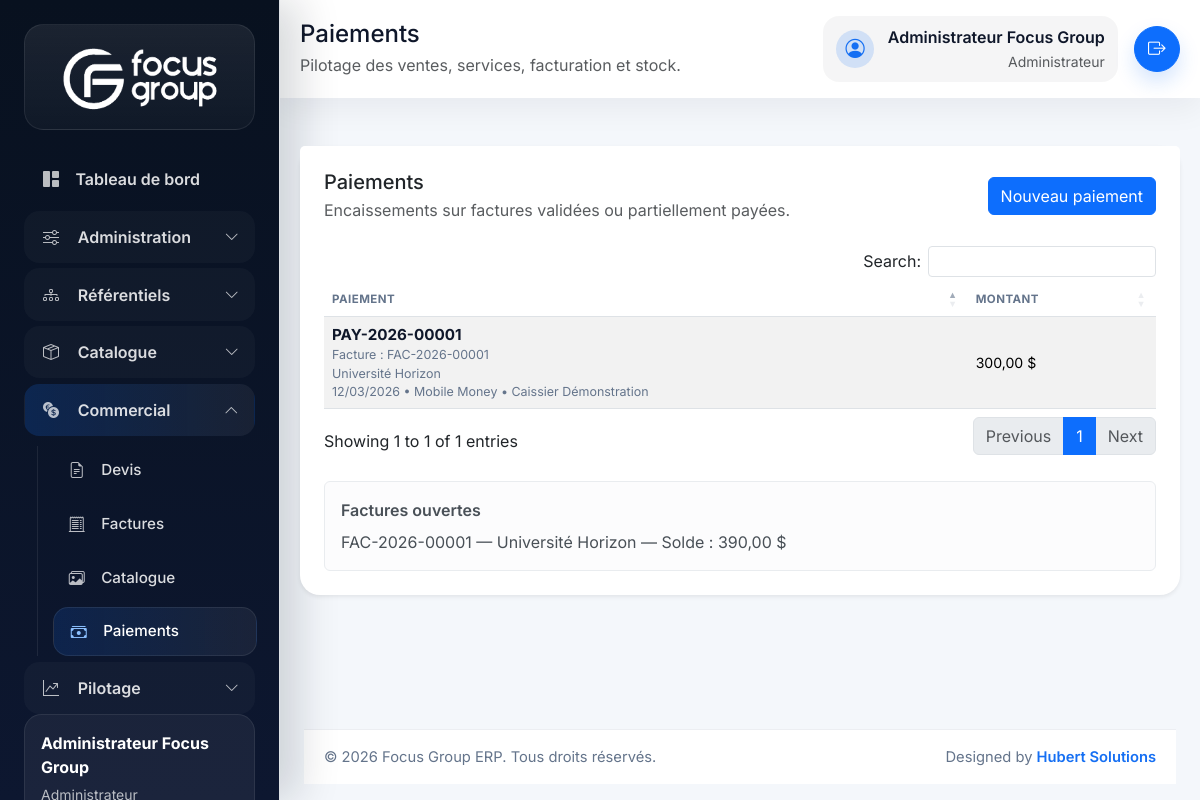
The app's page /index.php/payments (signed in) with its own data.
### tables this page shows
CREATE TABLE payments (
    id BIGINT UNSIGNED AUTO_INCREMENT PRIMARY KEY,
    invoice_id BIGINT UNSIGNED NOT NULL,
    payment_number VARCHAR(30) NOT NULL UNIQUE,
    payment_date DATE NOT NULL,
    amount DECIMAL(18,2) NOT NULL,
    method ENUM('cash', 'mobile_money', 'bank_transfer', 'card', 'cheque', 'other') NOT NULL DEFAULT 'cash',
    reference VARCHAR(100) NULL,
    notes TEXT NULL,
    received_by BIGINT UNSIGNED NOT NULL,
    deleted_at DATETIME NULL,
    created_at DATETIME NOT NULL DEFAULT CURRENT_TIMESTAMP,
    updated_at DATETIME NOT NULL DEFAULT CURRENT_TIMESTAMP ON UPDATE CURRENT_TIMESTAMP,
    CONSTRAINT fk_payments_invoice FOREIGN KEY (invoice_id) REFERENCES invoices(id),
    CONSTRAINT fk_payments_user FOREIGN KEY (received_by) REFERENCES users(id)
);

CREATE TABLE invoices (
    id BIGINT UNSIGNED AUTO_INCREMENT PRIMARY KEY,
    quote_id BIGINT UNSIGNED NULL,
    shop_id BIGINT UNSIGNED NULL,
    client_id BIGINT UNSIGNED NOT NULL,
    invoice_number VARCHAR(30) NOT NULL UNIQUE,
    invoice_date DATE NOT NULL,
    due_date DATE NULL,
    status ENUM('draft', 'validated', 'partial_paid', 'paid', 'cancelled') NOT NULL DEFAULT 'draft',
    currency_code VARCHAR(10) NOT NULL DEFAULT 'USD',
    subtotal DECIMAL(18,2) NOT NULL DEFAULT 0,
    discount_amount DECIMAL(18,2) NOT NULL DEFAULT 0,
    tax_rate DECIMAL(5,2) NOT NULL DEFAULT 0.00,
    tax_amount DECIMAL(18,2) NOT NULL DEFAULT 0,
    grand_total DECIMAL(18,2) NOT NULL DEFAULT 0,
    amount_paid DECIMAL(18,2) NOT NULL DEFAULT 0,
    balance_due DECIMAL(18,2) NOT NULL DEFAULT 0,
    notes TEXT NULL,
    validated_at DATETIME NULL,
    cancelled_at DATETIME NULL,
    created_by BIGINT UNSIGNED NOT NULL,
    validated_by BIGINT UNSIGNED NULL,
    deleted_at DATETIME NULL,
    created_at DATETIME NOT NULL DEFAULT CURRENT_TIMESTAMP,
    updated_at DATETIME NOT NULL DEFAULT CURRENT_TIMESTAMP ON UPDATE CURRENT_TIMESTAMP,
    CONSTRAINT fk_invoices_quote FOREIGN KEY (quote_id) REFERENCES quotes(id),
    CONSTRAINT fk_invoices_shop FOREIGN KEY (shop_id) REFERENCES shops(id),
    CONSTRAINT fk_invoices_client FOREIGN KEY (client_id) REFERENCES clients(id),
    CONSTRAINT fk_invoices_created_by FOREIGN KEY (created_by) REFERENCES users(id),
    CONSTRAINT fk_invoices_validated_by FOREIGN KEY (validated_by) REFERENCES users(id)
);

CREATE TABLE clients (
    id BIGINT UNSIGNED AUTO_INCREMENT PRIMARY KEY,
    client_code VARCHAR(30) NOT NULL UNIQUE,
    company_name VARCHAR(150) NOT NULL,
    contact_name VARCHAR(150) NULL,
    phone VARCHAR(30) NULL,
    email VARCHAR(150) NULL,
    address TEXT NULL,
    city VARCHAR(100) NULL,
    tax_number VARCHAR(100) NULL,
    notes TEXT NULL,
    is_active TINYINT(1) NOT NULL DEFAULT 1,
    deleted_at DATETIME NULL,
    created_at DATETIME NOT NULL DEFAULT CURRENT_TIMESTAMP,
    updated_at DATETIME NOT NULL DEFAULT CURRENT_TIMESTAMP ON UPDATE CURRENT_TIMESTAMP
);

CREATE TABLE users (
    id BIGINT UNSIGNED AUTO_INCREMENT PRIMARY KEY,
    role_id BIGINT UNSIGNED NOT NULL,
    shop_id BIGINT UNSIGNED NULL,
    full_name VARCHAR(150) NOT NULL,
    email VARCHAR(150) NOT NULL UNIQUE,
    phone VARCHAR(30) NULL,
    password VARCHAR(255) NOT NULL,
    avatar VARCHAR(255) NULL,
    is_active TINYINT(1) NOT NULL DEFAULT 1,
    last_login_at DATETIME NULL,
    deleted_at DATETIME NULL,
    created_at DATETIME NOT NULL DEFAULT CURRENT_TIMESTAMP,
    updated_at DATETIME NOT NULL DEFAULT CURRENT_TIMESTAMP ON UPDATE CURRENT_TIMESTAMP,
    CONSTRAINT fk_users_role FOREIGN KEY (role_id) REFERENCES roles(id),
    CONSTRAINT fk_users_shop FOREIGN KEY (shop_id) REFERENCES shops(id)
);

### app/Core/Controller.php (called while the page is built, shortened)
<?php
class Controller
{
    public function render(string $view, array $data = [], string $layout = 'app'): void
    {
        extract($data, EXTR_SKIP);
        $viewFile = view_path($view);
        require $viewFile;
    }
}

### app/Controllers/PaymentController.php (called while the page is built, shortened)
<?php
final class PaymentController extends Controller
{
    public function index(): void
    {
        $this->render('payments.index', [
            'pageTitle' => 'Paiements',
            'payments' => (new Payment())->all(),
            'openInvoices' => (new Invoice())->payableOptions(),
        ]);
    }
}

### app/Core/Router.php (called while the page is built, shortened)
<?php
final class Router
{
    private array $routes = [];
    private function addRoute(string $method, string $uri, array $action, array $middleware = []): void
    {
        $this->routes[$method][$this->normalizePath($uri)] = [
            'action' => $action,
            'middleware' => $middleware,
        ];
    }
    public function dispatch(string $method, string $uri): void
    {
        $path = $this->normalizeRequestUri($uri);
        $route = $this->routes[$method][$path] ?? null;
        try {
            [$controllerClass, $controllerMethod] = $route['action'];
            $controller = new $controllerClass();
            $controller->{$controllerMethod}();
        } catch (Throwable $throwable) {
            http_response_code(500);
            $this->renderError(500, 'Erreur interne', $throwable->getMessage());
        }
    }
    private function normalizeRequestUri(string $uri): string
    {
        $path = parse_url($uri, PHP_URL_PATH) ?: '/';
        if ($path === '/index.php') {
            $path = '/';
        } elseif (str_starts_with($path, '/index.php/')) {
            $path = substr($path, strlen('/index.php')) ?: '/';
        }
        return $this->normalizePath($path);
    }
    private function normalizePath(string $path): string
    {
        $path = '/' . trim($path, '/');
        return $path === '//' ? '/' : (rtrim($path, '/') ?: '/');
    }
}

### index.php (called while the page is built, shortened)
<?php
$appConfig = require __DIR__ . '/config/app.php';
require __DIR__ . '/app/Helpers/functions.php';
$router = new Router();
$router->dispatch($_SERVER['REQUEST_METHOD'] ?? 'GET', $_SERVER['REQUEST_URI'] ?? '/');

### app/Helpers/functions.php (called while the page is built, shortened)
<?php
if (!function_exists('config')) {
    function config(?string $key = null, mixed $default = null): mixed
    {
        $config = $GLOBALS['config'] ?? [];
        $segments = explode('.', $key);
        $value = $config;
        foreach ($segments as $segment) {
            $value = $value[$segment];
        }
        return $value;
    }
}
if (!function_exists('url')) {
    function url(string $path = ''): string
    {
        $baseUrl = rtrim((string) config('app.base_url', ''), '/');
        $path = '/' . ltrim($path, '/');
        $routePrefix = rtrim((string) config('app.route_prefix', ''), '/');
        if (str_starts_with($path, '/public/')) {
            return ($baseUrl === '' ? '' : $baseUrl) . $path;
        }
        $prefix = $routePrefix === '' ? '' : $routePrefix;
        return ($baseUrl === '' ? '' : $baseUrl) . $prefix . $path;
    }
}
if (!function_exists('e')) {
    function e(?string $value): string
    {
        return htmlspecialchars((string) $value, ENT_QUOTES, 'UTF-8');
    }
}
if (!function_exists('payment_method_label')) {
    function payment_method_label(?string $method): string
    {
        return match (strtolower(trim((string) $method))) {
            'cash' => 'Espèces',
            'mobile_money' => 'Mobile Money',
            'bank' => 'Banque',
            'bank_transfer' => 'Virement',
            'card' => 'Carte',
            'cheque' => 'Chèque',
            'credit' => 'À crédit',
            'other' => 'Autre',
            default => ucfirst(str_replace('_', ' ', trim((string) $method))),
        };
    }
}
if (!function_exists('currency_options')) {
    function currency_options(): array
    {
        return [
            'USD' => 'USD ($)',
            'CDF' => 'CDF',
        ];
    }
}
if (!function_exists('normalize_currency_code')) {
    function normalize_currency_code(mixed $value): string
    {
        $currency = strtoupper(trim((string) $value));
        return array_key_exists($currency, currency_options()) ? $currency : 'USD';
    }
}
if (!function_exists('currency_symbol')) {
    function currency_symbol(mixed $currencyCode): string
    {
        return normalize_currency_code($currencyCode) === 'USD' ? '$' : 'CDF';
    }
}
if (!function_exists('format_money')) {
    function format_money(mixed $amount, mixed $currencyCode = 'USD'): string
    {
        return number_format((float) $amount, 2, ',', ' ') . ' ' . currency_symbol($currencyCode);
    }
}

### app/Models/Payment.php (called while the page is built, shortened)
<?php
final class Payment extends Model
{
    public function all(): array
    {
        $sql = 'SELECT p.*, i.invoice_number, i.currency_code, c.company_name AS client_name, u.full_name AS user_name
                FROM payments p
                INNER JOIN invoices i ON i.id = p.invoice_id
                INNER JOIN clients c ON c.id = i.client_id
                INNER JOIN users u ON u.id = p.received_by
                WHERE p.deleted_at IS NULL
                ORDER BY p.id DESC';
        return $this->db->query($sql)->fetchAll();
    }
}

### app/Models/Invoice.php (called while the page is built, shortened)
<?php
final class Invoice extends Model
{
    public function payableOptions(): array
    {
        $sql = "SELECT i.id, i.invoice_number, i.balance_due, i.currency_code, c.company_name AS client_name
                FROM invoices i
                INNER JOIN clients c ON c.id = i.client_id
                WHERE i.deleted_at IS NULL
                  AND i.status IN ('validated', 'partial_paid')
                  AND i.balance_due > 0
                ORDER BY i.id DESC";
        return $this->db->query($sql)->fetchAll();
    }
}

### app/Views/payments/index.php (the view)
<div class="card border-0 shadow-sm">
    <div class="card-header bg-white border-0 pt-4 px-4 d-flex justify-content-between align-items-center">
        <div>
            <h3 class="h5 mb-1">Paiements</h3>
            <p class="text-muted mb-0">Encaissements sur factures validées ou partiellement payées.</p>
        </div>
        <a href="<?= e(url('/payments/create')); ?>" class="btn btn-primary">Nouveau paiement</a>
    </div>
    <div class="card-body px-4 pb-4">
        <div class="table-responsive mb-4">
            <table class="table table-striped align-middle js-datatable">
                <thead><tr><th>Paiement</th><th>Montant</th></tr></thead>
                <tbody>
                    <?php foreach ($payments as $payment): ?>
                        <tr>
                            <td>
                                <div class="table-cell-stack">
                                    <div class="table-cell-main"><?= e($payment['payment_number']); ?></div>
                                    <div class="table-cell-meta">Facture : <?= e($payment['invoice_number']); ?></div>
                                    <div class="table-cell-meta"><?= e($payment['client_name']); ?></div>
                                    <div class="table-cell-meta"><?= e(date('d/m/Y', strtotime((string) $payment['payment_date']))); ?> • <?= e(payment_method_label($payment['method'])); ?> • <?= e($payment['user_name']); ?></div>
                                </div>
                            </td>
                            <td><?= e(format_money($payment['amount'], $payment['currency_code'] ?? 'USD')); ?></td>
                        </tr>
                    <?php endforeach; ?>
                </tbody>
            </table>
        </div>
        <div class="alert alert-light mb-0">
            <div class="fw-semibold mb-2">Factures ouvertes</div>
            <?php if ($openInvoices === []): ?>
                <div>Aucune facture à encaisser.</div>
            <?php else: ?>
                <?php foreach ($openInvoices as $invoice): ?>
                    <div><?= e($invoice['invoice_number'] . ' — ' . $invoice['client_name'] . ' — Solde : ' . format_money($invoice['balance_due'], $invoice['currency_code'] ?? 'USD')); ?></div>
                <?php endforeach; ?>
            <?php endif; ?>
        </div>
    </div>
</div>

### public/assets/css/app.css (style rules this page uses)
:root { --fg-primary: #156ff3; --fg-primary-dark: #0c56c9; --fg-primary-soft: rgba(21, 111, 243, 0.16); --fg-dark: #0f172a; --fg-muted: #64748b; --fg-soft: #f8fafc; --fg-sidebar: #08111f; --fg-sidebar-soft: #0f1d36; }
body { font-family: 'Inter', sans-serif; background: #f4f7fb; color: var(--fg-dark); }
.card { border-radius: 1.25rem; }
.table thead th { color: var(--fg-muted); font-size: 0.72rem; text-transform: uppercase; letter-spacing: 0.04em; }
.table tbody td { vertical-align: middle; font-size: 0.88rem; line-height: 1.35; }
.table-cell-stack { display: flex; flex-direction: column; gap: 0.15rem; }
.table-cell-main { font-size: 0.95rem; font-weight: 700; color: var(--fg-dark); line-height: 1.3; }
.table-cell-meta { font-size: 0.78rem; color: var(--fg-muted); line-height: 1.3; }

### records on screen
payments: payment_number "PAY-2026-00001", invoice.invoice_number "FAC-2026-00001", clients.company_name "Université Horizon", payment_date "12/03/2026", method "Mobile Money", received_by.full_name "Caissier Démonstration", amount.currency_code "300,00 $"
invoices: invoice_number+balance_due+currency_code "FAC-2026-00001 — Université Horizon — Solde : 390,00 $"

### other values on screen
$currentUser['full_name'] "Administrateur Focus Group"
$pageTitle "Paiements"
app_scope_description() "Pilotage des ventes, services, facturation et stock."
$currentUser['role_name'] "Administrateur"
config('app.name') "Focus Group ERP"
